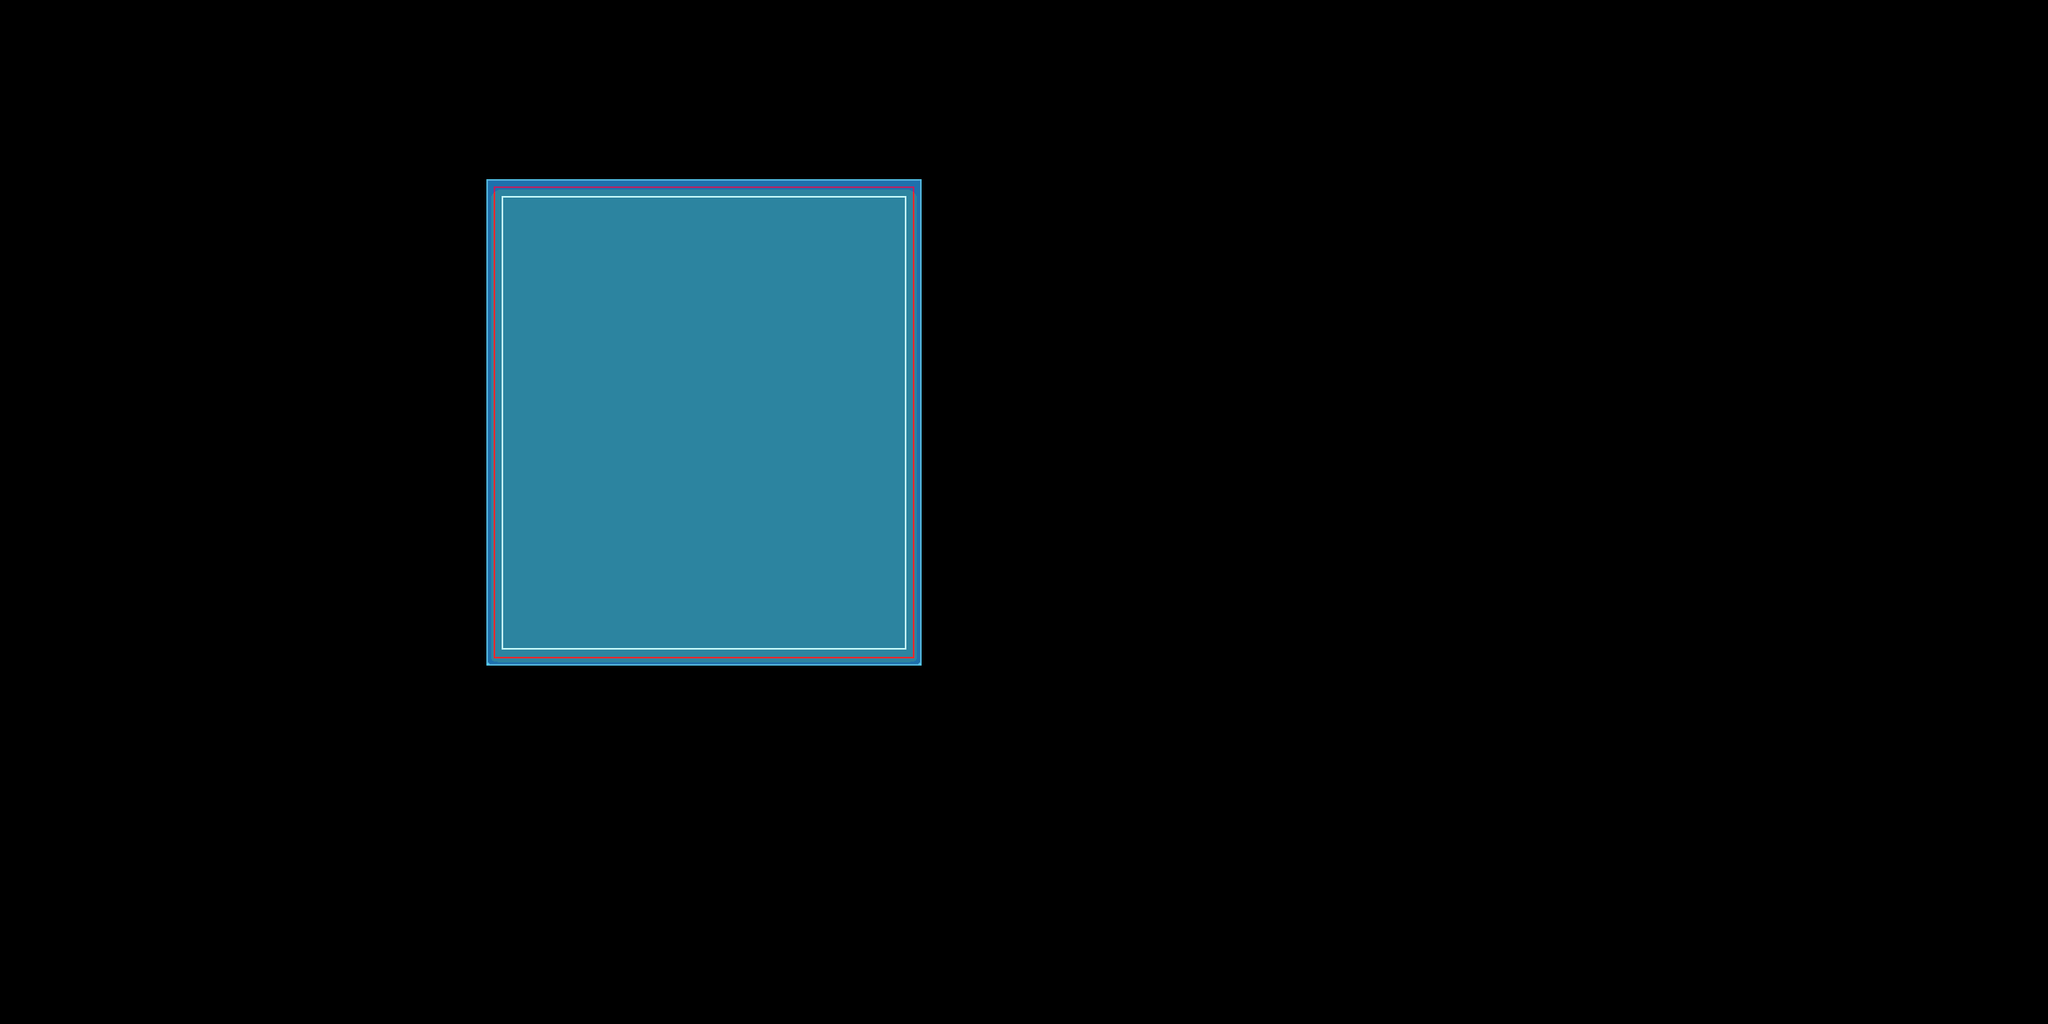

Tiled map render using the project's own tile images. Description and the map definition, with tile-layer contents summarised, below:
An orthogonal 80x40 tile map with 32x32 px tiles, 1 tile layer (Tile Layer 1), 1 hidden layer not drawn.

<map version="1.2" tiledversion="1.2.1" orientation="orthogonal" renderorder="right-down" width="80" height="40" tilewidth="32" tileheight="32" infinite="0" nextlayerid="3" nextobjectid="1">
 <tileset firstgid="1" source="tilesheet.tsx" />
 <layer id="1" name="Tile Layer 1" width="80" height="40">
  <data>[3200 cells, 323 non-empty, 9 distinct tile ids]</data>
 </layer>
 <layer id="2" name="CollisionLayer" width="80" height="40" visible="0">
  <data>[3200 cells, 323 non-empty, 1 distinct tile ids]</data>
 </layer>
</map>
